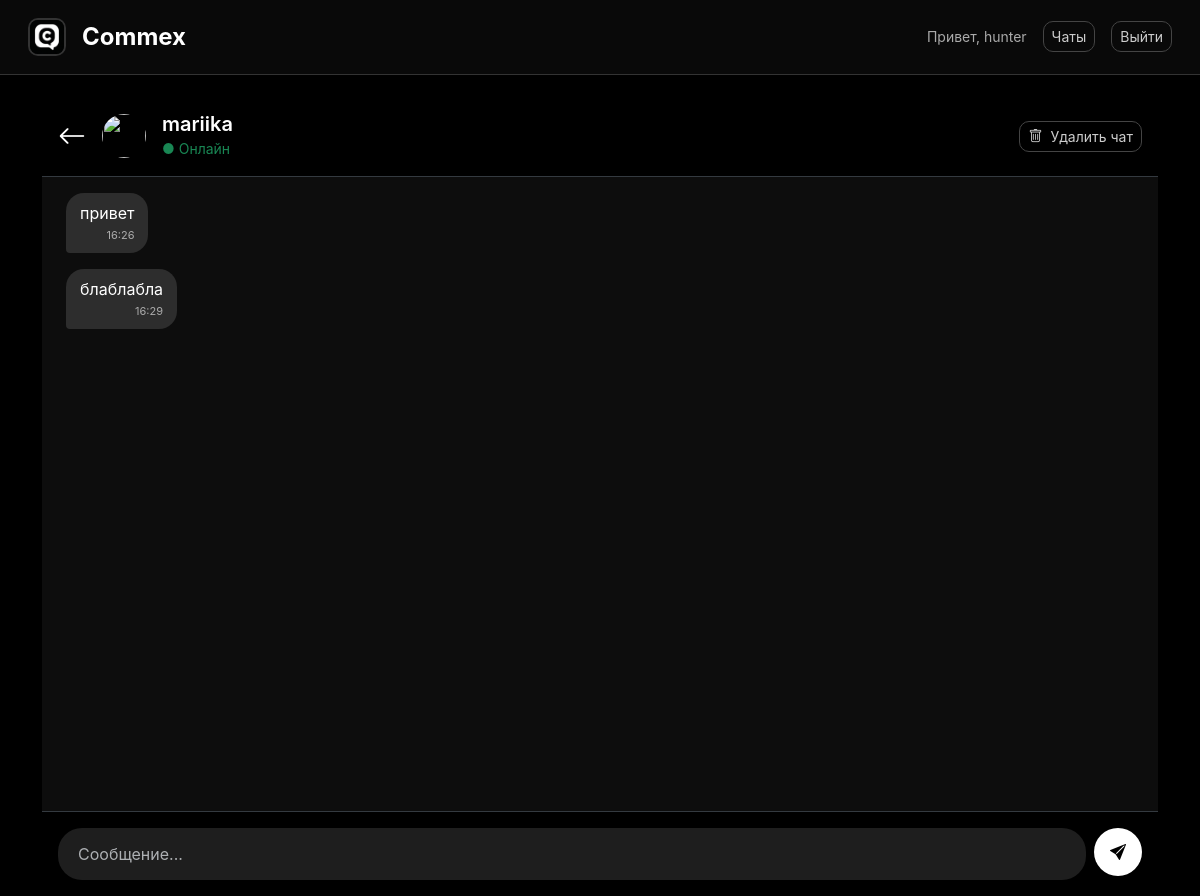
Page /chat/1/ (signed in) on the earlier database version.
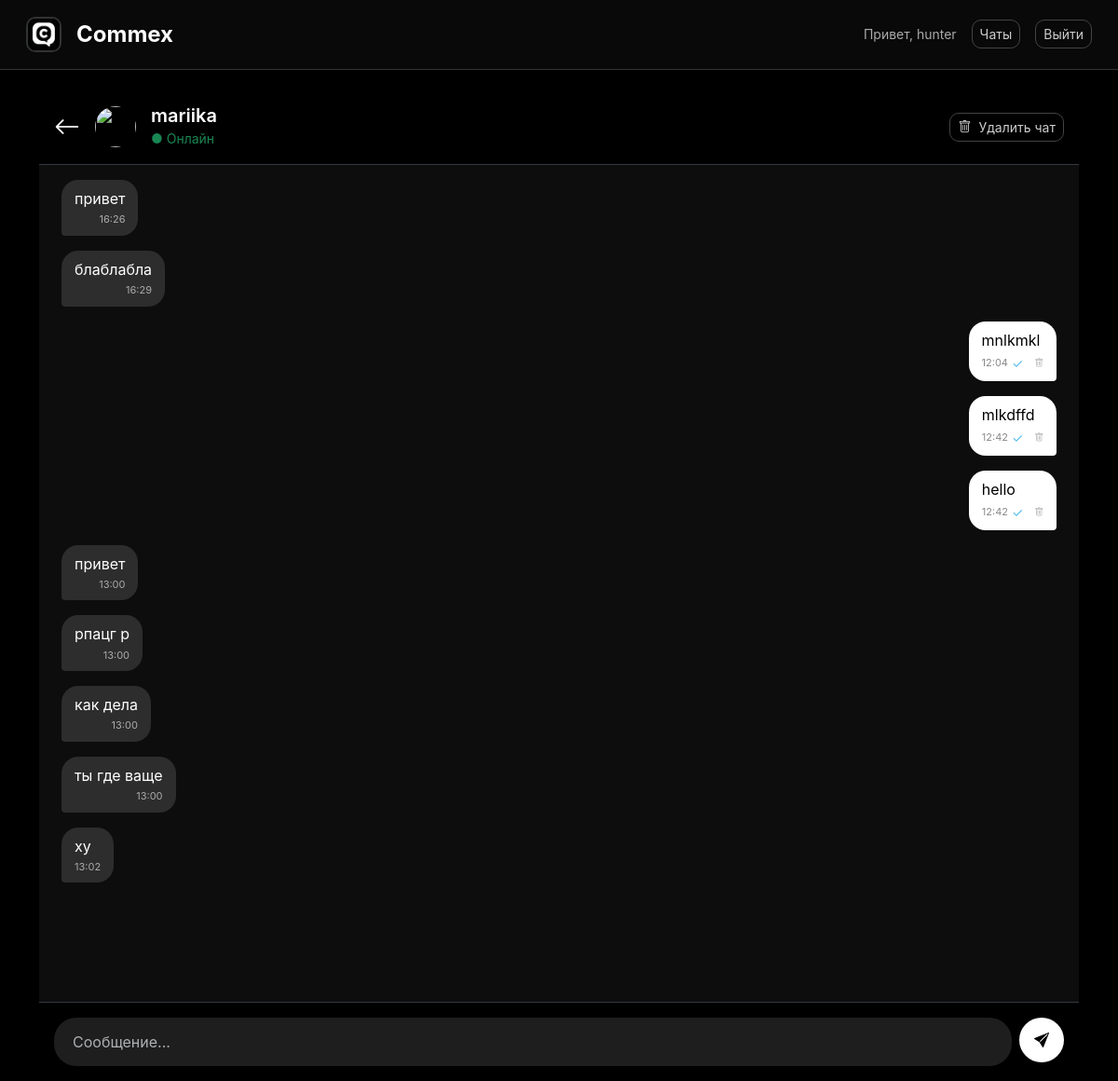
Same page on the later database version.
### main/models.py (models this page shows, shortened)
class TextMessage(models.Model):
    content = models.TextField()
    date_of_sending = models.DateTimeField(auto_now_add=True)  # уже исправили раньше
    chat = models.ForeignKey(Chat, on_delete=models.CASCADE, related_name='messages')  # ← добавь related_name
    sender = models.ForeignKey(MessengerUser, on_delete=models.CASCADE)
    is_read = models.BooleanField(default=False)
    class Meta:
        ordering = ['date_of_sending']
        verbose_name = 'Текстовое сообщение'
        verbose_name_plural = 'Текстовые сообщения'

### main/views.py (the view, shortened to what this page needs)
# urls.py: path('chat/<int:pk>/', ChatView.as_view(), name='chat_detail'),
class ChatView(ChatAccessMixin, DetailView):
    model = Chat
    template_name = "main/chats/chat_detail.html"
    context_object_name = "chat"
    def get_context_data(self, **kwargs):
        chat = get_object_or_404(Chat, id=self.kwargs.get('pk'))
        context = super().get_context_data(**kwargs)
        context["companion"] = chat.user2 if self.request.user == chat.user1 else chat.user1
        context["messages"] = chat.messages.all()
        return context

### main/mixins.py (called while the page is built)
    def has_permission(self):
        return self.get_object().user1 == self.request.user or self.get_object().user2 == self.request.user

### main/templates/main/chats/chat_detail.html (shortened to what this page needs)
{% extends 'main/base.html' %}
{% load static %}
{% block content %}
<div class="d-flex flex-column vh-100 bg-black">
    <div class="border-bottom border-dark-subtle p-3 d-flex align-items-center gap-3">
        <a href="{% url 'chat_list' %}" class="text-white">
            <i class="bi bi-arrow-left fs-3"></i>
        </a>
        <img src="{% if companion.profile_image %}{{ companion.profile_image.url }}{% else %}{% static 'img/default_avatar.png' %}{% endif %}"
            class="rounded-circle" width="44" height="44" alt="">
        <div>
            <h5 class="mb-0 text-white fw-semibold">{{ companion.username }}</h5>
            <small class="text-success">● Онлайн</small>
        </div>
        <div class="ms-auto d-flex align-items-center gap-2">
            <a href="{% url 'delete_chat' chat.id %}" class="btn btn-outline-light btn-sm d-flex align-items-center gap-2">
                <i class="bi bi-trash"></i>
                <span>Удалить чат</span>
            </a>
        </div>
    </div>
    <div id="messages-container" class="flex-grow-1 overflow-auto px-4 py-3" style="background: #0d0d0d;">
        {% for msg in messages %}
        <div
            class="d-flex {% if msg.sender == request.user %}justify-content-end{% else %}justify-content-start{% endif %} mb-3">
            <div class="message-bubble {% if msg.sender == request.user %}my{% else %}their{% endif %}">
                <div class="text">{{ msg.content }}</div>
                <div class="meta">
                    <span class="time">{{ msg.date_of_sending|time:"H:i" }}</span>
                    {% if msg.sender == request.user %}
                    <span class="checkmarks">
                        {% if msg.is_read %}✓✓{% else %}✓{% endif %}
                    </span>
                    <a href="{% url 'delete_message' msg.id %}" class="text-decoration-none text-muted small ms-2">
                        <i class="bi bi-trash"></i>
                    </a>
                    {% endif %}
                </div>
            </div>
        </div>
        {% empty %}
        <div class="text-center text-muted mt-5">
            <i class="bi bi-chat-dots fs-1 opacity-50"></i>
            <p class="mt-3">Начните общение!</p>
        </div>
        {% endfor %}
    </div>
    <div class="border-top border-dark-subtle p-3">
        <form method="post" class="d-flex gap-2">
            <input id="message-input" name="content" type="text" class="form-control flex-grow-1" placeholder="Сообщение..."
                autocomplete="off" required autofocus
                style="background: #1e1e1e; border: none; border-radius: 24px; padding: 14px 20px; color: white;">
            <button type="submit"
                class="btn btn-primary rounded-circle d-flex align-items-center justify-content-center"
                style="width: 48px; height: 48px;">
                <i class="bi bi-send-fill"></i>
            </button>
        </form>
    </div>
</div>
{% endblock %}

Differences in the rows shown:
added TextMessage: content "mnlkmkl", date_of_sending "12:04"
added TextMessage: content "mlkdffd", date_of_sending "12:42"
added TextMessage: content "hello", date_of_sending "12:42"
added TextMessage: content "привет", date_of_sending "13:00"
added TextMessage: content "рпацг р", date_of_sending "13:00"
added TextMessage: content "как дела", date_of_sending "13:00"
added TextMessage: content "ты где ваще", date_of_sending "13:00"
added TextMessage: content "ху", date_of_sending "13:02"
